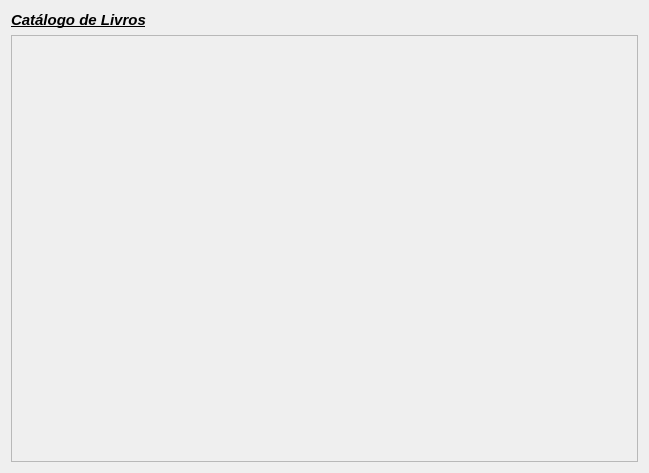
<?xml version="1.0" encoding="UTF-8"?>
<ui version="4.0">
 <class>Form</class>
 <widget class="QWidget" name="Form">
  <property name="geometry">
   <rect>
    <x>0</x>
    <y>0</y>
    <width>649</width>
    <height>473</height>
   </rect>
  </property>
  <property name="windowTitle">
   <string>Form</string>
  </property>
  <layout class="QVBoxLayout" name="verticalLayout_3">
   <item>
    <widget class="QLabel" name="label">
     <property name="text">
      <string>&lt;html&gt;&lt;head/&gt;&lt;body&gt;&lt;p&gt;&lt;span style=&quot; font-size:11pt; font-weight:600; font-style:italic; text-decoration: underline;&quot;&gt;Catálogo de Livros&lt;/span&gt;&lt;/p&gt;&lt;/body&gt;&lt;/html&gt;</string>
     </property>
    </widget>
   </item>
   <item>
    <widget class="QScrollArea" name="scrollArea">
     <property name="widgetResizable">
      <bool>true</bool>
     </property>
     <widget class="QWidget" name="scrollAreaWidgetContents">
      <property name="geometry">
       <rect>
        <x>0</x>
        <y>0</y>
        <width>629</width>
        <height>429</height>
       </rect>
      </property>
      <layout class="QVBoxLayout" name="verticalLayout_2">
       <item>
        <layout class="QVBoxLayout" name="verticalLayout"/>
       </item>
      </layout>
     </widget>
    </widget>
   </item>
  </layout>
 </widget>
 <resources/>
 <connections/>
</ui>
